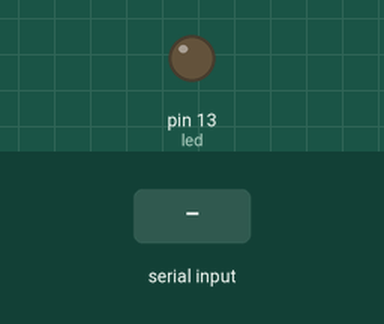
This sketch was run on a simulated Arduino Uno, built with avr-gcc and run on an emulated ATmega328P. Parts: output pins drawn as LEDs (lit = HIGH). The inputs (shaded band) are chosen by the test bench.

Above: at 1.2 s.
1.3 s: "a" received over Serial
At 2.3 s:
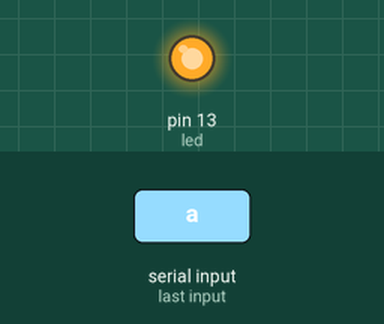
2.8 s: "y" received over Serial
At 3.4 s:
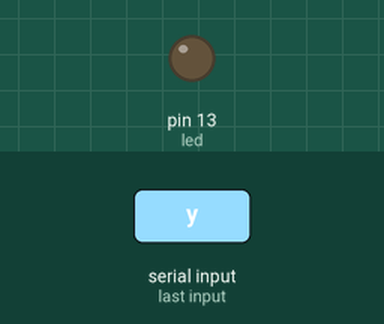
Timing chart, 0 to 5.8 s (numbered marks = the images above; inputs shaded):
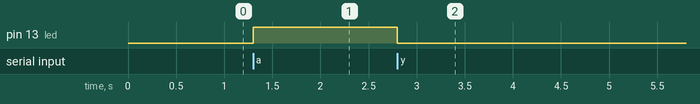

Measured:
- after the input at 1.3 s, pin 13 (led): LOW → HIGH at once
- after the input at 2.8 s, pin 13 (led): HIGH → LOW at once

The sketch:

ejercicio3.ino
```cpp
int led = 13;
int input;
void setup()
{
  pinMode(led, OUTPUT);
  Serial.begin(9600);
}

void loop()
{
  if (Serial.available()>0){
    input=Serial.read();

    if (input=='a'){
      digitalWrite(led, HIGH);

    }
    else if(input=='y')
    {
      digitalWrite(led, LOW);

    }

  }
}
```
